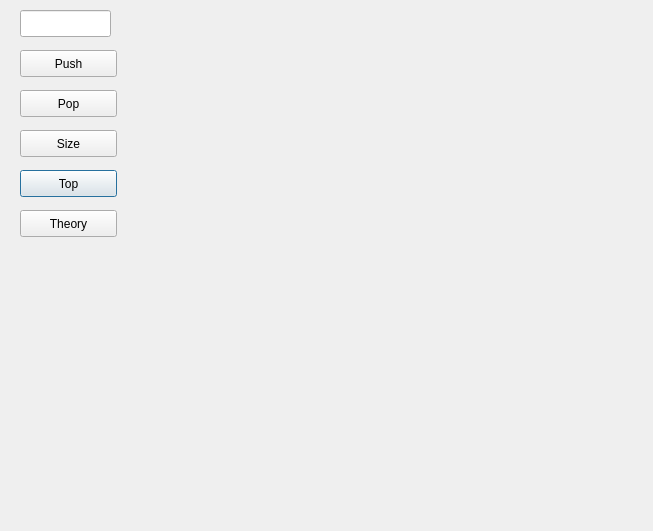
<?xml version="1.0" encoding="UTF-8"?>
<ui version="4.0">
 <class>StackDialog</class>
 <widget class="QDialog" name="StackDialog">
  <property name="geometry">
   <rect>
    <x>0</x>
    <y>0</y>
    <width>653</width>
    <height>531</height>
   </rect>
  </property>
  <property name="windowTitle">
   <string>Dialog</string>
  </property>
  <widget class="QPushButton" name="top">
   <property name="geometry">
    <rect>
     <x>20</x>
     <y>170</y>
     <width>97</width>
     <height>27</height>
    </rect>
   </property>
   <property name="text">
    <string>Top</string>
   </property>
  </widget>
  <widget class="QPushButton" name="sizecall">
   <property name="geometry">
    <rect>
     <x>20</x>
     <y>130</y>
     <width>97</width>
     <height>27</height>
    </rect>
   </property>
   <property name="text">
    <string>Size</string>
   </property>
  </widget>
  <widget class="QPushButton" name="Push">
   <property name="geometry">
    <rect>
     <x>20</x>
     <y>50</y>
     <width>97</width>
     <height>27</height>
    </rect>
   </property>
   <property name="text">
    <string>Push</string>
   </property>
  </widget>
  <widget class="QPushButton" name="Theory">
   <property name="geometry">
    <rect>
     <x>20</x>
     <y>210</y>
     <width>97</width>
     <height>27</height>
    </rect>
   </property>
   <property name="text">
    <string>Theory</string>
   </property>
  </widget>
  <widget class="QPushButton" name="pop">
   <property name="geometry">
    <rect>
     <x>20</x>
     <y>90</y>
     <width>97</width>
     <height>27</height>
    </rect>
   </property>
   <property name="text">
    <string>Pop</string>
   </property>
  </widget>
  <widget class="QLabel" name="size">
   <property name="geometry">
    <rect>
     <x>10</x>
     <y>240</y>
     <width>331</width>
     <height>71</height>
    </rect>
   </property>
   <property name="text">
    <string/>
   </property>
  </widget>
  <widget class="QLineEdit" name="lineEdit">
   <property name="geometry">
    <rect>
     <x>20</x>
     <y>10</y>
     <width>91</width>
     <height>27</height>
    </rect>
   </property>
  </widget>
 </widget>
 <resources/>
 <connections/>
</ui>
